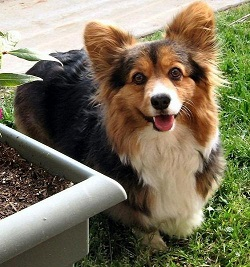
#> input picture Images/corgi working.jpg, 250 x 267 px, found by its file name
$ python 'converting img to hsv.py'   (older library calls are emulated)
#> lines starting #> are read from the running program, lines starting #| are printed output that depends on the picture
import matplotlib.pyplot as plt
import numpy as np
import cv2 as cv


img = cv.imread("corgi working.jpg")
#> img is the input picture: shape (267, 250, 3); mean B, G, R 91.6, 115.3, 122.7
cv.imshow('Original',img)

hsv_img = cv.cvtColor(img,cv.COLOR_BGR2HSV)
#> hsv_img: shape (267, 250, 3); mean H, S, V 36.6, 93.7, 128.2
print(img.shape[:])
#| (267, 250, 3)
cv.imshow('HSV',hsv_img)

def rgb_to_hsv(img):
  sample = (img * (1/255.0))
  blue,green,red = cv.split(sample)
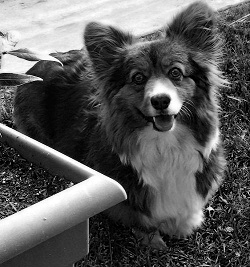
#> blue: shape (267, 250) float64; min 0, max 1, mean 0.359
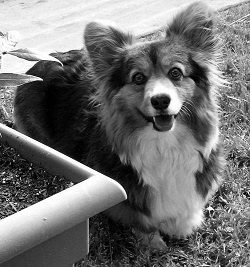
#> green: shape (267, 250) float64; min 0, max 1, mean 0.452
  row,col,channel = sample.shape
#> row = 267; col = 250; channel = 3

  v = np.zeros(sample.shape[:2],dtype=np.float64)
  s = np.zeros(sample.shape[:2],dtype=np.float64)
  h = np.zeros(sample.shape[:2],dtype=np.float64)

  for i in range(row):
      for j in range(col):
          v[i,j] = max(blue[i,j],green[i,j],red[i,j])
          minimum = min(blue[i,j],green[i,j],red[i,j])

          if v[i,j] != 0.0:
              s[i,j] = ((v[i,j] - minimum) / v[i,j])
          else:
              s[i,j] = 0.0

          if v[i,j] == red[i,j]:
              h[i,j] = 60*(green[i,j] - blue[i,j])/(v[i,j] - minimum)
          elif v[i,j] == green[i,j]:
              h[i,j] = 120 + 60*(blue[i,j] - red[i,j])/(v[i,j] - minimum)
          elif v[i,j] == blue[i,j]:
              h[i,j] = 240 + 60*(red[i,j] - green[i,j])/(v[i,j] - minimum)

          if h[i,j] < 0:
              h[i,j] = h[i,j] + 360
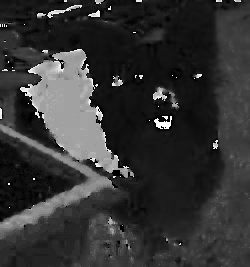
#> h: shape (267, 250) float64; 0.57% of the values are NaN or infinite; the others: min 0, max 359.4, mean 73.66; drawn with min black, max white, NaN and infinite black
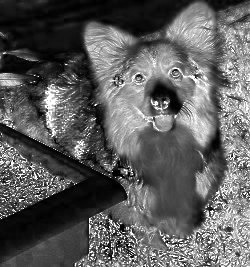
#> s: shape (267, 250) float64; min 0, max 1, mean 0.367
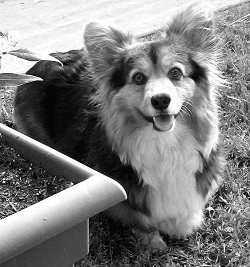
#> v: shape (267, 250) float64; min 0, max 1, mean 0.503


  v = v*255.0
  s = s*255.0
  h = h/2
  hsv = np.round(cv.merge((v,s,h)))
#> hsv: shape (267, 250, 3) float64; 0.19% of the values are NaN or infinite; the others: min 0, max 255, mean 86.35
  return hsv.astype(np.int)
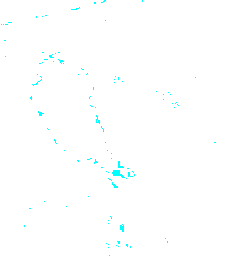
#> returned value: shape (267, 250, 3) int64; mean of channels 0, 1, 2 128.2, 93.7, -5.28e+16; drawn with min black and max white

hsv_img_manual = rgb_to_hsv(img)
plt.imshow(hsv_img_manual)
plt.title('Manual Conversion of RGB to HSV Image')
plt.show()
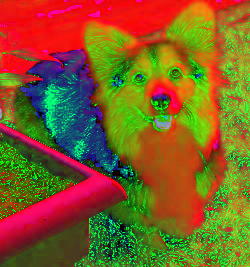
#> shown: shape (267, 250, 3); mean R, G, B 128.2, 93.7, 36.6

$ run again, with Images/NICKY_welcome.jpg copied over Images/corgi working.jpg
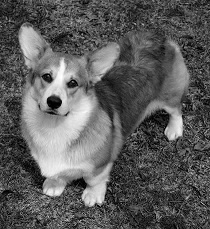
#> input picture Images/NICKY_welcome.jpg, 210 x 229 px, found by its file name
#> img is the input picture: shape (229, 210, 3); min 0, max 255, mean 92.7
#> hsv_img: shape (229, 210, 3); mean H, S, V 0, 0, 92.7
#| (229, 210, 3)
#> hsv: shape (229, 210, 3) float64; 33.33% of the values are NaN or infinite; the others: min 0, max 255, mean 46.35
#> in rgb_to_hsv, `return hsv.astype(np.int)`:
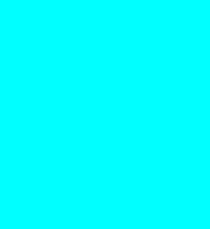
#> returned value: shape (229, 210, 3) int64; mean of channels 0, 1, 2 92.7, 0, -9.22e+18; drawn with min black and max white
#> `plt.show()`:
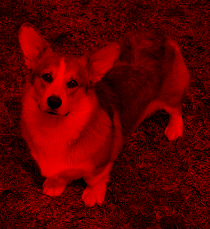
#> shown: shape (229, 210, 3); mean R, G, B 92.7, 0, 0
